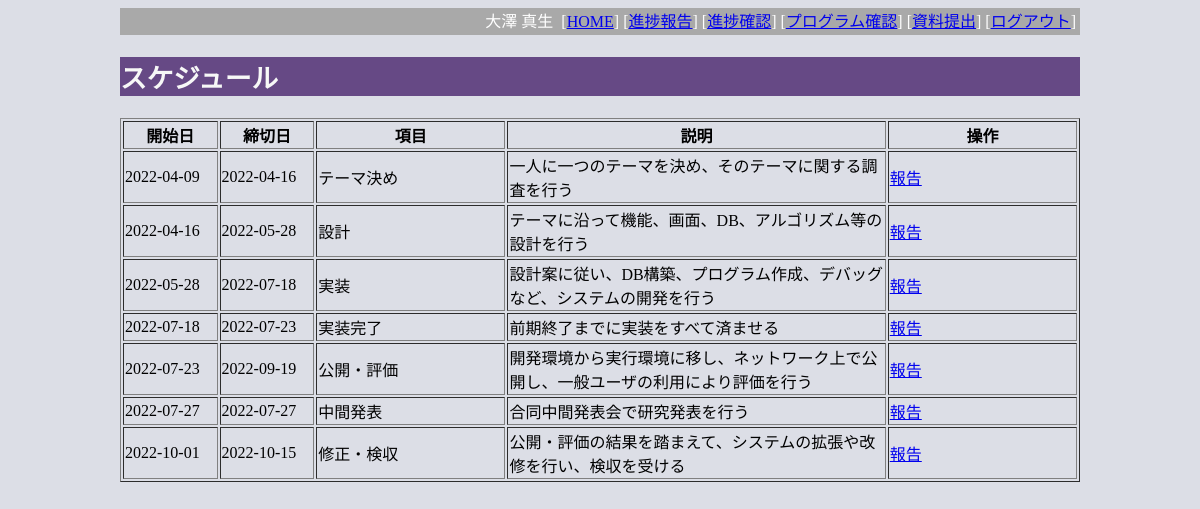
/index.php?do=ad_schedule (signed in), run on the app's committed database.
### tables this page shows
CREATE TABLE `tbl_schedule` (
  `id` bigint(20) UNSIGNED NOT NULL,
  `start_date` date NOT NULL,
  `end_date` date NOT NULL,
  `title` varchar(64) NOT NULL,
  `detail` text NOT NULL
);

### index.php (called while the page is built, shortened)
<?php
  include('src/page_header.php');
  $action = 'pg_home';
  if (isset($_GET['do'])) {
    $action = $_GET['do'];
  }
  include('src/' . $action . '.php');
  include('src/page_footer.php');
?>

### src/ad_schedule.php (the view, shortened to what this page needs)
<h2>スケジュール</h2>
<?php
require_once('db_inc.php');
$sql = "SELECT * FROM tbl_schedule ORDER BY start_date";
$rs = $conn->query($sql);
echo '<table border=1>';
echo '<tr><th width="10%">開始日</th><th width="10%">締切日</th><th width="20%">項目</th><th width="40%">説明</th><th>操作</th></tr>';
$row= $rs->fetch_assoc();
while ($row) {
  echo '<tr>';
  echo '<td>' . $row['start_date'].'</td>';
  echo '<td>' . $row['end_date']. '</td>';
  echo '<td>' . $row['title']. '</td>';
  echo '<td>' . $row['detail']. '</td>';
  echo '<td><a href="?do=ad_report&id='.$row['id'].'">報告</a></td>';
  echo '</tr>';
  $row= $rs->fetch_assoc();
}
echo '</table>';
?>

### css/style.css (style rules this page uses)
body { background-color: #dcdee6; }
h2 { background-color: #664985; color: #f7f8f7; font-size: 20pt; }

### data on the page
tbl_schedule: start_date "2022-04-09", end_date "2022-04-16", title "テーマ決め", detail "一人に一つのテーマを決め、そのテーマに関する調査を行う"
tbl_schedule: start_date "2022-04-16", end_date "2022-05-28", title "設計", detail "テーマに沿って機能、画面、DB、アルゴリズム等の設計を行う"
tbl_schedule: start_date "2022-05-28", end_date "2022-07-18", title "実装", detail "設計案に従い、DB構築、プログラム作成、デバッグなど、システムの開発を行う"
tbl_schedule: start_date "2022-07-18", end_date "2022-07-23", title "実装完了", detail "前期終了までに実装をすべて済ませる"
tbl_schedule: start_date "2022-07-23", end_date "2022-09-19", title "公開・評価", detail "開発環境から実行環境に移し、ネットワーク上で公開し、一般ユーザの利用により評価を行う"
tbl_schedule: start_date "2022-07-27", end_date "2022-07-27", title "中間発表", detail "合同中間発表会で研究発表を行う"
tbl_schedule: start_date "2022-10-01", end_date "2022-10-15", title "修正・検収", detail "公開・評価の結果を踏まえて、システムの拡張や改修を行い、検収を受ける"

### other printed values
$_SESSION['uname'] "大澤 真生"
$label "進捗報告"
$label "進捗確認"
$label "プログラム確認"
$label "資料提出"
